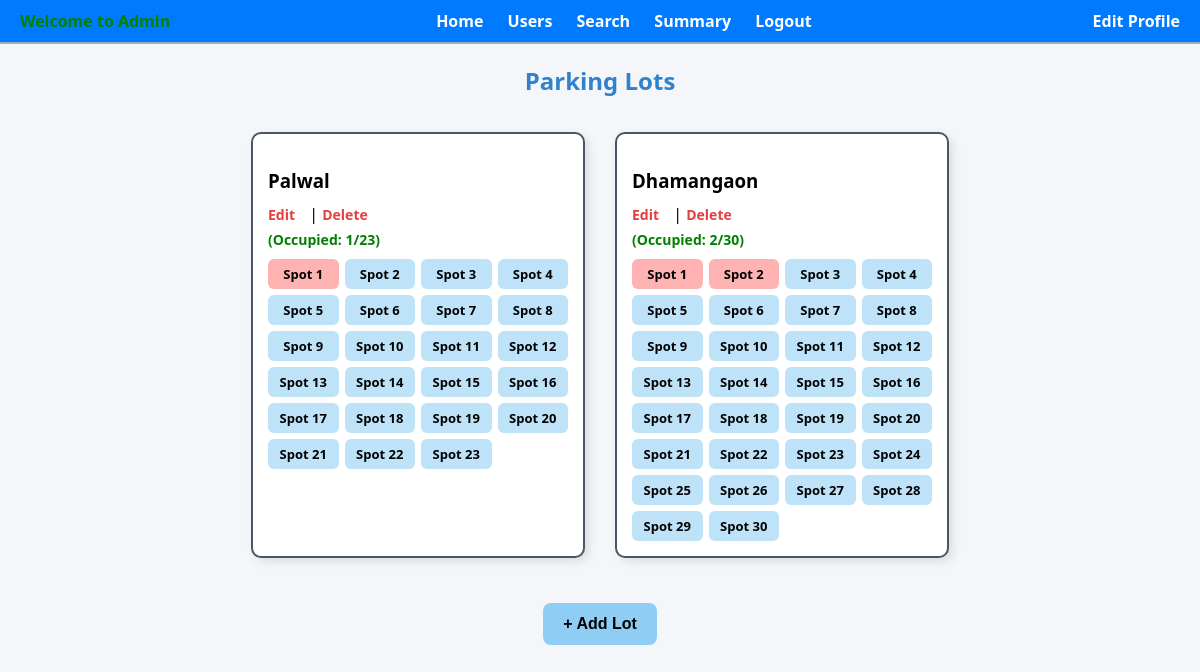
/admin_home, run on the app's committed database.
### backend/Models.py (models this page shows)
class Parking_Lots(db.Model):
    __tablename__ = 'parking_lots'
    id=db.Column(db.Integer,primary_key=True,autoincrement=True)
    prime_location_name=db.Column(db.String(50),nullable=False ,unique=True)#location name jo ki parking lot ka name hoga vo to alag hi hona chahiye
    address=db.Column(db.String(120),nullable=False)#not neccessary to be unique ,aisa ho sakta hai demand ki vajah se ek hi city me 2 parking lot honge
    pincode=db.Column(db.Integer,nullable=False)#not neccessary to be unique
    price_per_spot_per_hour=db.Column(db.Integer,nullable=False)#not neccessary to be unique
    max_spots=db.Column(db.Integer,nullable=False)#not neccessary to be unique
    parking_spots_of_a_lot_id=db.relationship('Parking_Spots',backref='parking_lots' , cascade='all , delete' , lazy=True)#it tells all the parking spots of a particular lot(here we are gettting parking lot by lot id)
    Reserved_parking_spots_of_a_lot_id=db.relationship('Reserved_parking_spots',backref='parking_lots' , cascade='all , delete' , lazy=True)#it tells all the reserved parking spots of a particular lot

class Parking_Spots(db.Model):
    __tablename__ = 'parking_spots'
    id=db.Column(db.Integer,primary_key=True,autoincrement=True)
    lot_id=db.Column(db.Integer,db.ForeignKey('parking_lots.id'), nullable=False)
    status=db.Column(db.String(50),nullable=False)
    reserved_parking_spot_of_the_spot_id=db.relationship('Reserved_parking_spots',backref='parking_spots' , cascade='all , delete' , lazy=True)#it tells all the reserved parking spots of a particular spot

### backend/controlers.py (the view)
@app.route("/admin_home")
def admin_home():
    parking_lots = Parking_Lots.query.all()
    lot_data = []
    for lot in parking_lots:
        spots = Parking_Spots.query.filter_by(lot_id=lot.id).all()
        lot_data.append({
            'lot': lot,
            'spots': spots,
            'occupied_count': sum(1 for s in spots if s.status == 'occupied'),
            'total_count': len(spots)
        })
    return render_template("a_admin_dashboard.html", lot_data=lot_data)

### templates/a_admin_dashboard.html (shortened to what this page needs)
<!DOCTYPE html>
<html lang="en">
<head>
    <link rel="stylesheet" href="{{ url_for('static', filename='style.css') }}">
</head>
<body>
  <div class="navbar">
    <div class="left">
      <span>Welcome to Admin</span>
    </div>
    <div class="nav-links">
      <a href="/admin_home">Home</a>
      <a href="/admin_users">Users</a>
      <a href="admin_search_functionality">Search</a>
      <a href="/admin_summary">Summary</a>
      <a href="/">Logout</a>
    </div>
    <div class="right">
      <a href="/admin_profile">Edit Profile</a>
    </div>
  </div>
  <h2>Parking Lots</h2>
  <div class="lots-container">
    {% if lot_data %}
      {% for data in lot_data %}
        <div class="lot-box">
          <h3>{{ data.lot.prime_location_name }}</h3>
          <div class="lot-actions">
            <a href="/edit_lot/{{ data.lot.id }}">Edit</a> | <a href="/delete_lot/{{ data.lot.id }}">Delete</a>
          </div>
          <div class="status">(Occupied: {{ data.occupied_count }}/{{ data.total_count }})</div>
          <div class="slots">
            {% for spot in data.spots %}
              <div class="slot {% if spot.status == 'occupied' %}occupied{% endif %}">
                  Spot {{ loop.index }}
              </div>
            {% endfor %}
          </div>
        </div>
      {% endfor %}
  {% else %}
      <h2>No parking lots found.</h2>
  {% endif %}
  </div>
  <button class="add-lot-btn" onclick="window.location.href='/add_lot';">+ Add Lot</button>
</body>
</html>

### static/style.css (style rules this page uses)
body { background-color: #f4f6f9; font-family: 'Segoe UI', sans-serif; margin: 0; padding: 0; }
.navbar { background-color: #007bff; }
.navbar a { color: white !important; }

### templates/a_admin_dashboard.html (style rules this page uses)
body { font-family: 'Comic Sans MS', cursive, sans-serif; margin: 0; background-color: #f8f8f8; }
.navbar { background-color: #c6f6d5; padding: 10px 20px; display: flex; justify-content: space-between; align-items: center; border-bottom: 2px solid #a0aec0; }
.navbar .left span { color: green; font-weight: bold; }
.navbar .right a { margin-left: 15px; text-decoration: none; color: orange; font-weight: bold; }
.nav-links a { margin: 0 10px; text-decoration: none; color: #333; font-weight: bold; }
h2 { text-align: center; margin-top: 20px; color: #3182ce; }
.lots-container { display: flex; flex-wrap: wrap; justify-content: center; margin: 20px; }
.lot-box { border: 2px solid #4a5568; border-radius: 10px; background-color: #fff; width: 100%; max-width: 300px; margin: 15px; padding: 15px; box-shadow: 4px 4px 10px rgba(0, 0, 0, 0.1); }
.lot-box h3 { margin-bottom: 10px; }
.lot-actions a { margin-right: 10px; font-size: 14px; text-decoration: none; color: #e53e3e; font-weight: bold; }
.status { color: green; font-weight: bold; font-size: 14px; margin-top: 5px; }
.slots { display: grid; grid-template-columns: repeat(auto-fit, minmax(60px, 1fr)); gap: 6px; margin-top: 10px; justify-content: center; }
.slot { padding: 6px 4px; background-color: #bee3f8; border-radius: 6px; font-weight: bold; font-size: 13px; text-align: center; white-space: nowrap; overflow: hidden; text-overflow: ellipsis; }
.slot.occupied { background-color: #feb2b2; }
.add-lot-btn { display: block; margin: 30px auto; padding: 12px 20px; background-color: #90cdf4; border: none; border-radius: 8px; font-weight: bold; font-size: 16px; cursor: pointer; }

### data on the page
Parking_Lots: lot.prime_location_name "Palwal"
Parking_Lots: lot.prime_location_name "Dhamangaon"

### other printed values
{{ data.occupied_count }} "1" "2"
{{ data.total_count }} "23" "30"
